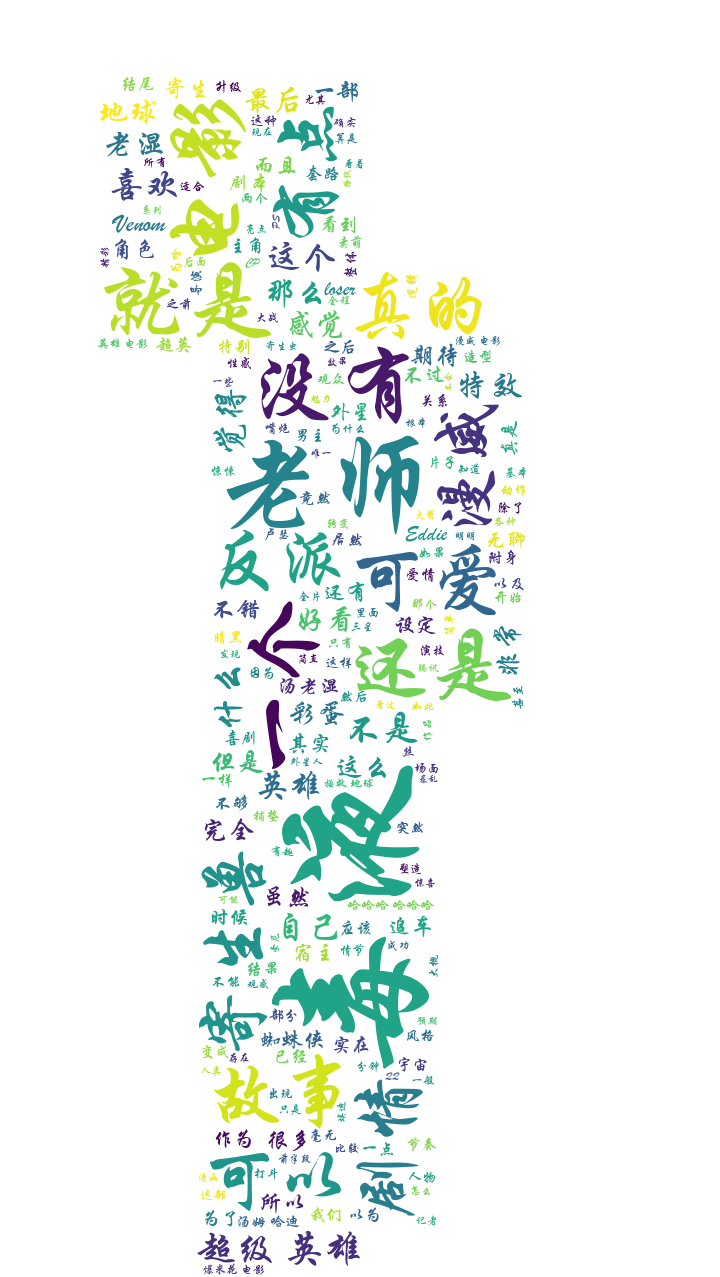

Write the Python code that produced this figure.
from urllib import request
import pymysql
import pandas as pd
import jieba
import requests
from bs4 import BeautifulSoup
import urllib.request
import re
import numpy as np
import time
from PIL import Image
from wordcloud import WordCloud, ImageColorGenerator
import csv
import matplotlib.pyplot as plt


def dl():
    loginUrl = 'https://accounts.douban.com/login'
    formData = {
        "redir": "http://movie.douban.com/mine?status=collect",
        "form_email": '2534517355@qq.com',
        "form_password": 'gzy123456',
        "login": u'登录'
    }
    headers = {"User-Agent": 'Mozilla/5.0 (Windows NT 10.0; Win64; x64) AppleWebKit/537.36 (KHTML, like Gecko) Chrome/64.0.3282.140 Safari/537.36'}
    r = requests.post(loginUrl, data=formData, headers=headers)
    page = r.text
    '''获取验证码图片'''
    # 利用bs4获取captcha地址
    soup = BeautifulSoup(page, "html.parser")
    captchaAddr = soup.find('img', id='captcha_image')['src']
    # 利用正则表达式获取captcha的ID
    reCaptchaID = r'<input type="hidden" name="captcha-id" value="(.*?)"/'
    captchaID = re.findall(reCaptchaID, page)
    # 保存到本地
    urllib.request.urlretrieve(captchaAddr, "captcha.jpg")
    captcha = input('please input the captcha:')

    formData['captcha-solution'] = captcha
    formData['captcha-id'] = captchaID
    session = requests.session()
    r = session.post(loginUrl, data=formData, headers=headers)
    page = r.text
    print(r.url)
    if r.url == 'https://movie.douban.com/mine?status=collect':
        print('Login successfully!!!')
        print('我看过的电影', '-' * 60)
    else:
        print("failed!")
    return session


#https://movie.douban.com/subject/3168101/comments?status=P
#https://movie.douban.com/subject/3168101/comments?start=20&limit=20&sort=new_score&status=P
def jiexi(url,session):
    comment =[]
    resp = session.get(url)
    content = resp.text
    str1 ='<span.*?class=\"short[\\s]*\".*?</span>'
    str2 = re.compile(str1)
    list =  re.findall(str2,content)
    for item in list:
        str3 = '>(.*?)<'
        str4 = re.compile(str3)
        yp = re.findall(str4,item)[0]
        comment.append(yp)
    return comment


def jiexi2(session):
    comments = []
    comment2 = []
    for i in range(0,26):
        url = 'https://movie.douban.com/subject/3168101/comments?start=%d&limit=20&sort=new_score&status=P' % (i * 20)
        comment = jiexi(url,session)
        time.sleep(1)
        comment2.append(comment)
        print(url)
    for i in comment2:
        for j in i:
            comments.append(j)
    return comments


def jiexi3(session):
    comments = []
    comment2 = []
    for i in range(0,26):
        url = 'https://movie.douban.com/subject/3168101/comments?start=%d&limit=20&sort=new_score&status=P' % (i * 20)
        comment = jiexi(url,session)
        time.sleep(1)
        comment2.append(comment)
    for i in comment2:
        for j in i:
            comments.append(j)
    return comments


def connectDB():
    mydb = pymysql.connect(
        host='localhost',
        user='root',
        passwd='123456',
        database='yingping'
    )
    return mydb


def insertData(session):
    #调用函数拿到数据
    comments=jiexi3(session)
    # print(len(comments))
    sql= 'insert into yingping (comment) values (%s)'
    db=connectDB()
    #获取cursor对象
    cursor=db.cursor()
    index=0
    for item in comments:
        info=(item)
        cursor.execute(sql,info)
        db.commit()
        index+=1
    # print(index)
    cursor.close()
    db.close()
    print("数据库存储完毕")
    pass


def data_write_csv(session):
   comments = jiexi2(session)
   test = pd.DataFrame(data=comments)
   test.to_csv('test.csv',index=0,header=0)


def getDataFromCSV():
    comments = []
    with open('test.csv', 'r', encoding='utf-8') as f:
        # 获取到读得对象，内容在这个对象里
        reader = csv.reader(f)
        # 遍历这个对象
        for item in reader:
                # 将每一条数据添加到列表中
            comments.append(item)
        f.close()
        pass
    return comments
    pass


def getWordCloud():
    #拿到我们做词云的所有的数据
    data=getDataFromCSV()
    comments=''
    for item in data:
        for i in item:
        #把所有的评论放在一个字符串中
            comments+=i
    #通过jieba分词把字符串分成一个个的词语，然后词语之间用’ ‘隔开，连接在一起
    cut_word=' '.join(jieba.cut(comments))
    #读取图片，然后用numpy处理
    bgImage=np.array(Image.open('li.png'))
    wordCloud=WordCloud(
        font_path='C:/Windows/Fonts/STXINGKA.TTF',
        background_color='white',
        mask=bgImage
    ).generate(cut_word)
    #保存成图片
    image_colors = ImageColorGenerator(bgImage)
    plt.imshow(wordCloud)
    plt.axis('off')
    plt.show()
    # 保存成图片
    wordCloud.to_file('test.png')
    pass


def start():
    session= dl()
    data_write_csv(session)
    getWordCloud()
    connectDB()
    insertData(session)


if __name__ == '__main__':
    start()
